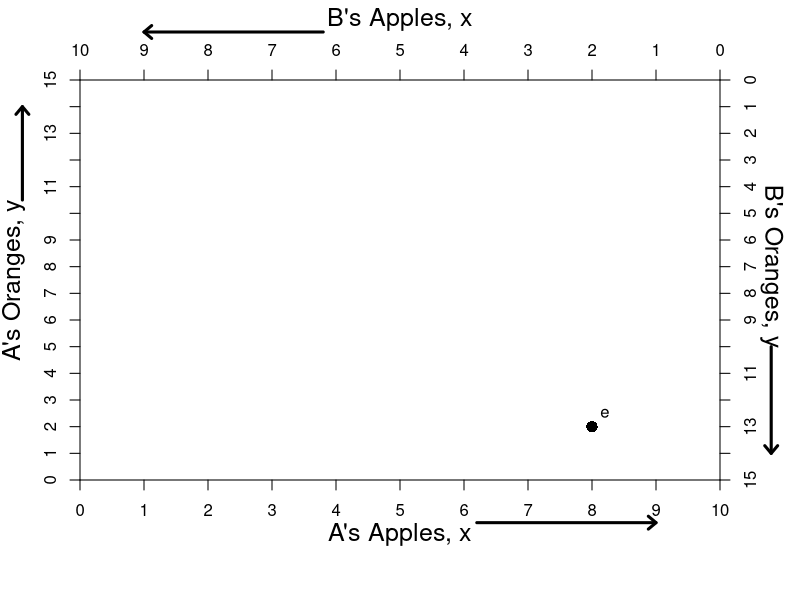

Generate this figure with R:
require(ggplot2)
require(shape)
pdf(file = "property_fig2a.pdf", width = 9, height = 7)

#Set parameters for graphics
axislabelsize <- 1.5

indiffcurveA1 <- function(x, U = 4, A = 1, a = 0.5) {
  ((((U-2)/A)*(1/x)^a)^(1/(1-a)))
}

indiffcurveA2 <- function(x, U = 4, A = 1, a = 0.5) {
  (((U/A)*(1/x)^a)^(1/(1-a)))
}

indiffcurveA3 <- function(x, U = 4, A = 1, a = 0.5) {
  ((((U+2)/A)*(1/x)^a)^(1/(1-a)))
}

#Aisha happens to have found 8 apples and 2 oranges, 
#and Betty happens to have found 2 apples and 13 oranges. 
#Aisha's utility (8^0.5)*(2^0.5) = 4
#Betty's utility (2^0.5)*(13^0.5) = 5.09

#COL <- c("#1B9E77", "#D95F02", "#7570B3", "#E7298A", "#66A61E", "#E6AB02", "#A6761D", "#666666")
#COL <- c("#7fc97f", "#beaed4", "#fdc086", "#ffff99")
COLA <- c("#99d8c9","#66c2a4","#41ae76", "#238b45", "#005824")
par(mar =  c(6, 4, 4, 4))
xlims <- c(0, 10)
ylims <- c(0, 15)
xlims2 <- c(10, 0)
ylims2 <- c(15, 0)

plot(0, 0, xlim = xlims, ylim = ylims, type = "n",
     xlab = expression(paste("A's Apples, ", x)),
     ylab = expression(paste("A's Oranges, ", y)), 
     line = 2.5,
     xaxt = "n", 
     yaxt = "n", 
     cex.lab = axislabelsize, 
     bty = "n",
     xaxs="i", 
     yaxs="i")


npts <- 500 
npts2 <- 501
#Specify the sequences of points for graphing. 
xx1 <- seq(xlims[1], xlims[2], length.out = npts)
#xx2 <- seq(xlims[1], xlims[2], length.out = npts)
#xx3 <- seq(xlims[1], xlims[2], length.out = npts2)
#xx4 <- seq(xlims[1], 10, length.out = npts2)

#Draw the lines for the graphs
#lines(xx1, indiffcurveA1(xx1), col = COLA[3], lwd = 4)
#lines(xx1, indiffcurveA2(xx1), col = COLA[3], lwd = 4)
#lines(xx1, indiffcurveA3(xx1), col = COLA[3], lwd = 4)
#lines(xx2, solowCondition(xx2, delta = 5), col = COL[3], lwd = 4)
#lines(xx2, solowInfeas(xx2, delta = 5), col = COL[1], lwd = 4, lty = 2)

#Customize ticks and labels for the plot
ticksy <- seq(from = 0, to = 15, by = 1)
ylabels <- seq(from = 0, to = 15, by = 1)
ticksx <- seq(from = 0, to = 10, by = 1)
xlabels <- seq(from = 0, to = 10, by = 1)
axis(1, at = ticksx, pos = 0, labels = xlabels)
axis(2, at = ticksy, pos = 0, labels = ylabels, las = 0)

#Add arrows:
arrows(-0.9, 10.5, -0.9, 14, xpd = TRUE, length=0.1,angle=40,lwd=3)
arrows(6.2, -1.6, 9, -1.6, xpd = TRUE, length=0.1,angle=40,lwd=3)

#Annotation of the three graphs and the NE
#text(9.6, 0.9, expression(u[1]^A))
#text(9.6, 2.2, expression(u[2]^A))
#text(9.6, 4.3, expression(u[3]^A))
#text(16, 0.52, expression(paste("Nash Equilibrium")))

#Line to label B's endowment
#segments(0, 13, 2, 13, lty = 2, col = "darkgray", lwd = 2)
#segments(2, 0, 2, 13, lty = 2, col = "darkgray", lwd = 2)




#Set up second axes and labels

par(new = TRUE)
#par(mar =  c(6, 4, 4, 4))

xlims2 <- c(10, 0)
ylims2 <- c(15, 0)

plot(0, 0, xlim = xlims2, ylim = ylims2, type = "n",
     xlab = expression(paste("")),
     ylab = expression(paste("")),
     xaxt = "n", 
     yaxt = "n", 
     cex.lab = 1.3, 
     bty = "n",
     xaxs="i", 
     yaxs="i")

axis(side = 3, at = ticksx, pos = 0, labels = xlabels)
axis(side = 4, at = ticksy, pos = 0, labels = ylabels, las = 0)
#axis(side=3, at = xlims2, pos = 0)
mtext("B's Apples, x", side=3, line = 2.5, cex = axislabelsize)
#axis(side = 4, at = ylims2, pos = 0)
text(-0.8, 7, expression(paste("B's Oranges, y")), xpd = TRUE, cex = axislabelsize, srt = 270) 

#Add arrows:
arrows(-0.8, 10, -0.8, 14, xpd = TRUE, length=0.1,angle=40,lwd=3)
arrows(6.2, -1.8, 9, -1.8, xpd = TRUE, length=0.1,angle=40,lwd=3)

indiffcurveB1 <- function(x, U = 5.09, A = 1, a = 0.5) {
  ((((U-2)/A)*(1/x)^a)^(1/(1-a)))
}

indiffcurveB2 <- function(x, U = 5.09, A = 1, a = 0.5) {
  (((U/A)*(1/x)^a)^(1/(1-a)))
}

indiffcurveB3 <- function(x, U = 5.09, A = 1, a = 0.5) {
  ((((U+2)/A)*(1/x)^a)^(1/(1-a)))
}

COLB <- c("#fc9272", "#fb6a4a", "#ef3b2c","#cb181d", "#99000d")

#lines(xx1, indiffcurveB1(xx1), col = COLB[3], lwd = 4)
#lines(xx1, indiffcurveB2(xx1), col = COLB[3], lwd = 4)
#lines(xx1, indiffcurveB3(xx1), col = COLB[3], lwd = 4)

#Label B's indifference curves
#text(9.1, 1.6, expression(u[1]^B))
#text(9.1, 3.4, expression(u[2]^B))
#text(9.1, 6.2, expression(u[3]^B))

#Add a point for the initial endowment
points(2, 13, pch = 16, col = "black", cex = 1.5)

#Annotating B's endowment
text(1.8, 12.5, expression(e))

#Arrow to Slope of BRF
#Arrows(14.2, 0.12, 12.2, 0.12, col = "black", lty = 1, lwd = 2, arr.type = "triangle")
#text(16.8, 0.12, expression(paste("Slope = ", q[p])))

#Arrow to Slope of isoprofit
#Arrows(13, 0.80, 15, 0.80, col = "black", lty = 1, lwd = 2, arr.type = "triangle")
#text(10.2, 0.80, expression(paste("Slope = ", frac(q, p))))

dev.off()

